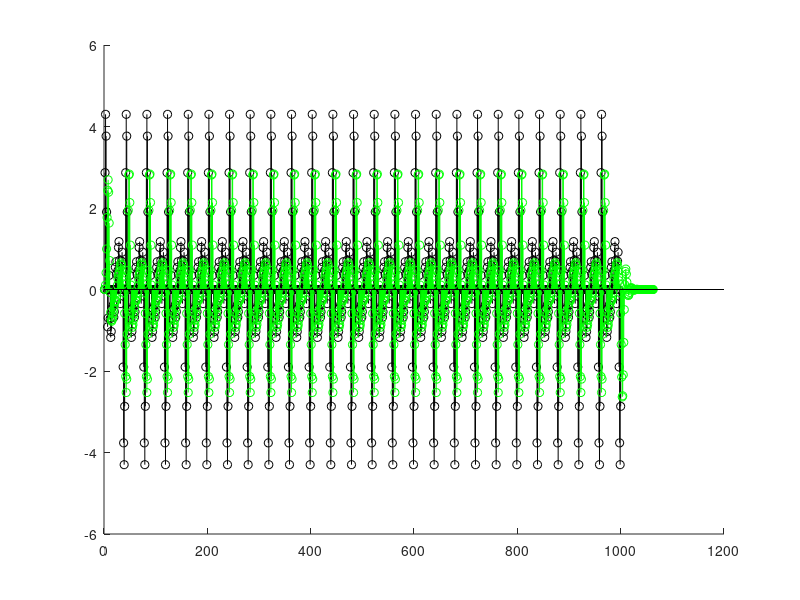

This figure's MATLAB source:
#! /usr/bin/octave -qf
1;
clear all;

# Leo el archivo

fid = load("pb100.txt");

fid = fid';

# Creo las cinco senales senoidales

f = [ 50 75 100 125 150 ];

ini = 0;
fin = 1;
fm = 1000;
T = 1/fm;

t = ini : T : fin - T;

sins = sin(2 * pi * f' * t); # en cada fila tengo una senal

x_n = sum(sins);

# Convolucionamos

y_n = conv(x_n, fid);

# Deconvolucionamos

fourier = fft(fid);
y_n_fou = fft(y_n);

fourier = abs(fourier);
N_f = round(length(fourier) / 2);
fourier = [ fourier(1 : N_f - 1)  zeros(1, abs(length(fourier) - length(y_n_fou))) fourier(N_f : length(fourier)) ];

x_n_d = abs(ifft(abs(y_n_fou) ./ fourier));

clf;

hold on;

stem(x_n, 'k');
stem(y_n, 'g');
plot(x_n_d, 'r');

hold off;
